Frame 1 (no input): blank canvas, image omitted
Frame 60 (the mouse pressed at the canvas centre just before this capture): blank canvas, image omitted
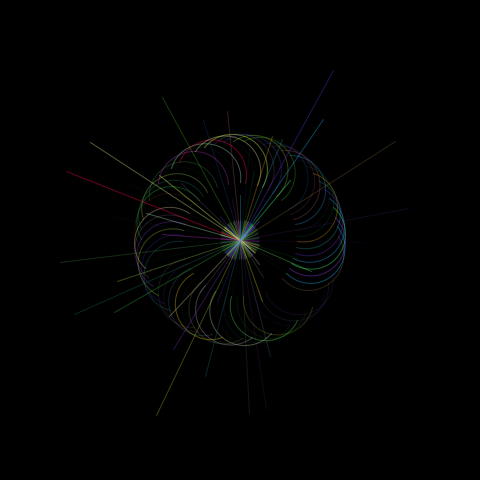
Frame 120 (the mouse held since frame 60 and released just before this capture)

The Processing sketch whose frames 1 and 60 were blank and that drew this single picture after the mouse press (run headless with seeded random() and noise(); from frame 60 on, the mouse is pressed at the canvas centre):

// Processing sketch: processing_152855
// ── processing_152855.pde

void setup()
{
size( 480,480 );
background( 0,0,0 );
noFill ();
}
void draw()
{
if (mousePressed) {
stroke( random(255),random(255),random(255),random(120) );
translate(mouseX,mouseY);
rotate(frameCount/10.0);
arc (50,50, 70,70,0,3);
line(0,0,random(200),0);
ellipse (0,0, 40,0);
}
}
void keyReleased()
{
if (key=='c' || key=='C') {
background(0);
}
}
